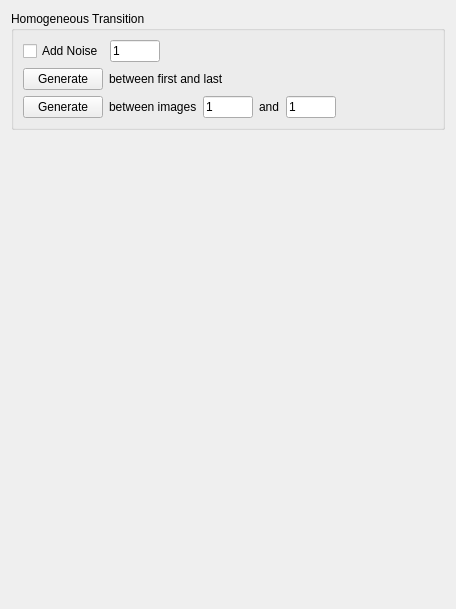
         <widget class="QWidget" name="page_5">
          <property name="geometry">
           <rect>
            <x>0</x>
            <y>0</y>
            <width>456</width>
            <height>609</height>
           </rect>
          </property>
          <property name="minimumSize">
           <size>
            <width>0</width>
            <height>200</height>
           </size>
          </property>
          <attribute name="label">
           <string>Transition</string>
          </attribute>
          <layout class="QGridLayout" name="gridLayout_14">
           <item row="1" column="0">
            <spacer name="verticalSpacer">
             <property name="orientation">
              <enum>Qt::Vertical</enum>
             </property>
             <property name="sizeType">
              <enum>QSizePolicy::Expanding</enum>
             </property>
             <property name="sizeHint" stdset="0">
              <size>
               <width>20</width>
               <height>30</height>
              </size>
             </property>
            </spacer>
           </item>
           <item row="0" column="0">
            <widget class="QGroupBox" name="groupBox_7">
             <property name="minimumSize">
              <size>
               <width>0</width>
               <height>0</height>
              </size>
             </property>
             <property name="title">
              <string>Homogeneous Transition</string>
             </property>
             <layout class="QGridLayout" name="gridLayout_33">
              <item row="4" column="5">
               <spacer name="horizontalSpacer_23">
                <property name="orientation">
                 <enum>Qt::Horizontal</enum>
                </property>
                <property name="sizeHint" stdset="0">
                 <size>
                  <width>40</width>
                  <height>20</height>
                 </size>
                </property>
               </spacer>
              </item>
              <item row="3" column="1">
               <layout class="QGridLayout" name="gridLayout_16">
                <item row="0" column="0">
                 <widget class="QPushButton" name="pushButton_Transition_Homogeneous_First_Last">
                  <property name="maximumSize">
                   <size>
                    <width>80</width>
                    <height>16777215</height>
                   </size>
                  </property>
                  <property name="text">
                   <string>Generate</string>
                  </property>
                 </widget>
                </item>
                <item row="0" column="1">
                 <widget class="QLabel" name="label">
                  <property name="text">
                   <string>between first and last</string>
                  </property>
                 </widget>
                </item>
                <item row="0" column="2">
                 <spacer name="horizontalSpacer_7">
                  <property name="orientation">
                   <enum>Qt::Horizontal</enum>
                  </property>
                  <property name="sizeHint" stdset="0">
                   <size>
                    <width>40</width>
                    <height>20</height>
                   </size>
                  </property>
                 </spacer>
                </item>
               </layout>
              </item>
              <item row="4" column="1">
               <layout class="QGridLayout" name="gridLayout_17">
                <item row="0" column="2">
                 <widget class="QLineEdit" name="lineEdit_Transition_Homogeneous_First">
                  <property name="minimumSize">
                   <size>
                    <width>40</width>
                    <height>22</height>
                   </size>
                  </property>
                  <property name="maximumSize">
                   <size>
                    <width>50</width>
                    <height>16777215</height>
                   </size>
                  </property>
                  <property name="text">
                   <string>1</string>
                  </property>
                 </widget>
                </item>
                <item row="0" column="1">
                 <widget class="QLabel" name="label_2">
                  <property name="text">
                   <string>between images</string>
                  </property>
                 </widget>
                </item>
                <item row="0" column="3">
                 <widget class="QLabel" name="label_26">
                  <property name="text">
                   <string>and</string>
                  </property>
                 </widget>
                </item>
                <item row="0" column="0">
                 <widget class="QPushButton" name="pushButton_Transition_Homogeneous">
                  <property name="maximumSize">
                   <size>
                    <width>80</width>
                    <height>16777215</height>
                   </size>
                  </property>
                  <property name="text">
                   <string>Generate</string>
                  </property>
                 </widget>
                </item>
                <item row="0" column="4">
                 <widget class="QLineEdit" name="lineEdit_Transition_Homogeneous_Last">
                  <property name="minimumSize">
                   <size>
                    <width>40</width>
                    <height>22</height>
                   </size>
                  </property>
                  <property name="maximumSize">
                   <size>
                    <width>50</width>
                    <height>16777215</height>
                   </size>
                  </property>
                  <property name="text">
                   <string>1</string>
                  </property>
                 </widget>
                </item>
               </layout>
              </item>
              <item row="0" column="1">
               <layout class="QGridLayout" name="gridLayout_18">
                <item row="1" column="0">
                 <widget class="QCheckBox" name="checkBox_Transition_Noise">
                  <property name="text">
                   <string>Add Noise</string>
                  </property>
                 </widget>
                </item>
                <item row="1" column="1">
                 <widget class="QLineEdit" name="lineEdit_Transition_Noise">
                  <property name="maximumSize">
                   <size>
                    <width>50</width>
                    <height>50</height>
                   </size>
                  </property>
                  <property name="text">
                   <string>1</string>
                  </property>
                 </widget>
                </item>
                <item row="1" column="2">
                 <spacer name="horizontalSpacer_6">
                  <property name="orientation">
                   <enum>Qt::Horizontal</enum>
                  </property>
                  <property name="sizeHint" stdset="0">
                   <size>
                    <width>40</width>
                    <height>20</height>
                   </size>
                  </property>
                 </spacer>
                </item>
               </layout>
              </item>
             </layout>
            </widget>
           </item>
          </layout>
         </widget>
